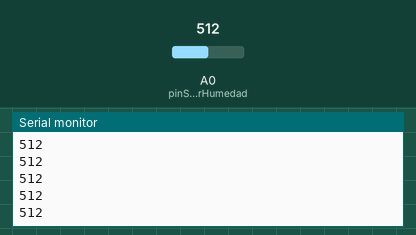
Simulated run of this sketch. Board: Arduino Uno, built with avr-gcc and run on an emulated ATmega328P. Shown: the last lines printed to the serial monitor. The test bench sets the inputs (shaded band); at power-on: A0 (pinSensorHumedad) = 512.

Above: at 1.2 s.
1.3 s: A0 (pinSensorHumedad) set to 716
At 2.1 s:
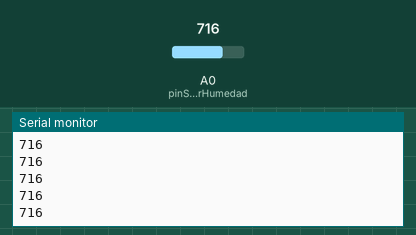
2.8 s: A0 (pinSensorHumedad) set to 900
At 3.5 s:
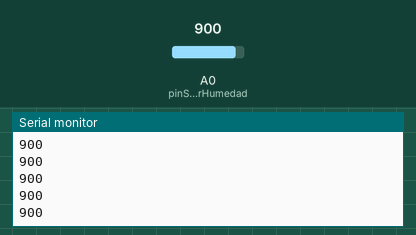
Timing chart, 0 to 5.8 s (numbered marks = the images above; inputs shaded):
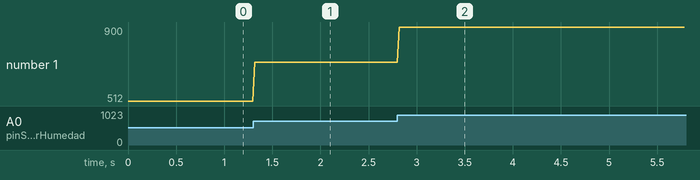

The sketch:

SensorHumedadSuelo.ino
```cpp
/* Kit Bricogeek
*
* conexion sensor de humedad de suelo
*
* by @javacasm
 */

#define pinSensorHumedad A0

void setup() {
  Serial.begin(9600);
}

void loop() {

  int valor=analogRead(pinSensorHumedad);
  Serial.println(valor);
  delay(20);

}
```

Measured:
- after the input at 1.3 s, the serial monitor: prints a new line at once (image 1)
- after the input at 2.8 s, the serial monitor: prints a new line at once (image 2)
- plotted number 1: 512 → 716 after the input at 1.3 s, 716 → 900 after the input at 2.8 s
